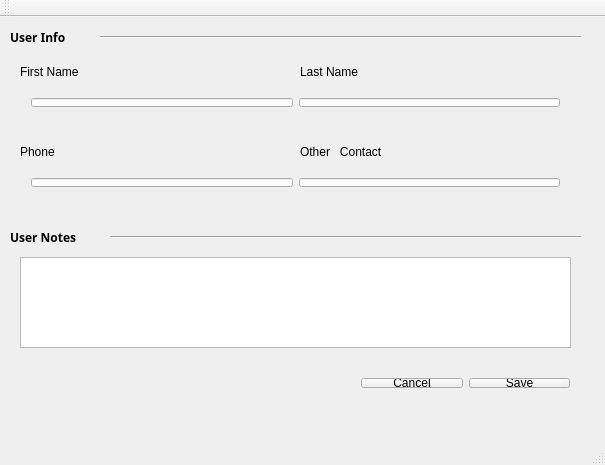
<?xml version="1.0" encoding="UTF-8"?>
<ui version="4.0">
 <class>MainWindow</class>
 <widget class="QMainWindow" name="MainWindow">
  <property name="geometry">
   <rect>
    <x>0</x>
    <y>0</y>
    <width>605</width>
    <height>465</height>
   </rect>
  </property>
  <property name="windowTitle">
   <string>MainWindow</string>
  </property>
  <widget class="QWidget" name="centralWidget">
   <widget class="Line" name="line">
    <property name="geometry">
     <rect>
      <x>100</x>
      <y>10</y>
      <width>481</width>
      <height>21</height>
     </rect>
    </property>
    <property name="orientation">
     <enum>Qt::Horizontal</enum>
    </property>
   </widget>
   <widget class="QLabel" name="label_2">
    <property name="geometry">
     <rect>
      <x>10</x>
      <y>10</y>
      <width>76</width>
      <height>20</height>
     </rect>
    </property>
    <property name="font">
     <font>
      <family>Ubuntu Mono</family>
      <weight>75</weight>
      <bold>true</bold>
     </font>
    </property>
    <property name="text">
     <string>User Info</string>
    </property>
   </widget>
   <widget class="QLabel" name="FirstNameLabel">
    <property name="geometry">
     <rect>
      <x>20</x>
      <y>40</y>
      <width>84</width>
      <height>29</height>
     </rect>
    </property>
    <property name="text">
     <string>First Name</string>
    </property>
   </widget>
   <widget class="QLabel" name="LastNameLabel">
    <property name="geometry">
     <rect>
      <x>300</x>
      <y>40</y>
      <width>82</width>
      <height>30</height>
     </rect>
    </property>
    <property name="text">
     <string>Last Name</string>
    </property>
   </widget>
   <widget class="QLabel" name="PhoneLabel">
    <property name="geometry">
     <rect>
      <x>20</x>
      <y>120</y>
      <width>85</width>
      <height>30</height>
     </rect>
    </property>
    <property name="text">
     <string>Phone         </string>
    </property>
   </widget>
   <widget class="QLabel" name="label_3">
    <property name="geometry">
     <rect>
      <x>10</x>
      <y>210</y>
      <width>91</width>
      <height>20</height>
     </rect>
    </property>
    <property name="font">
     <font>
      <family>Ubuntu Mono</family>
      <weight>75</weight>
      <bold>true</bold>
     </font>
    </property>
    <property name="text">
     <string>User Notes </string>
    </property>
   </widget>
   <widget class="Line" name="line_2">
    <property name="geometry">
     <rect>
      <x>110</x>
      <y>210</y>
      <width>471</width>
      <height>21</height>
     </rect>
    </property>
    <property name="orientation">
     <enum>Qt::Horizontal</enum>
    </property>
   </widget>
   <widget class="QPlainTextEdit" name="userNote">
    <property name="geometry">
     <rect>
      <x>20</x>
      <y>240</y>
      <width>551</width>
      <height>91</height>
     </rect>
    </property>
    <property name="font">
     <font>
      <pointsize>10</pointsize>
     </font>
    </property>
   </widget>
   <widget class="QLabel" name="OtherConcactLabel">
    <property name="geometry">
     <rect>
      <x>300</x>
      <y>120</y>
      <width>131</width>
      <height>30</height>
     </rect>
    </property>
    <property name="text">
     <string>Other   Contact      </string>
    </property>
   </widget>
   <widget class="QWidget" name="layoutWidget">
    <property name="geometry">
     <rect>
      <x>350</x>
      <y>350</y>
      <width>231</width>
      <height>32</height>
     </rect>
    </property>
    <layout class="QHBoxLayout" name="horizontalLayout_8">
     <item>
      <widget class="QPushButton" name="CancelButton">
       <property name="text">
        <string>Cancel</string>
       </property>
      </widget>
     </item>
     <item>
      <widget class="QPushButton" name="SaveButton">
       <property name="text">
        <string>Save</string>
       </property>
      </widget>
     </item>
    </layout>
   </widget>
   <widget class="QWidget" name="layoutWidget">
    <property name="geometry">
     <rect>
      <x>20</x>
      <y>70</y>
      <width>551</width>
      <height>31</height>
     </rect>
    </property>
    <layout class="QHBoxLayout" name="horizontalLayout_6">
     <item>
      <layout class="QHBoxLayout" name="horizontalLayout_5">
       <item>
        <widget class="QLineEdit" name="FirstName">
         <property name="font">
          <font>
           <pointsize>10</pointsize>
          </font>
         </property>
        </widget>
       </item>
      </layout>
     </item>
     <item>
      <layout class="QHBoxLayout" name="horizontalLayout_2">
       <item>
        <widget class="QLineEdit" name="LastName">
         <property name="font">
          <font>
           <pointsize>10</pointsize>
          </font>
         </property>
        </widget>
       </item>
      </layout>
     </item>
    </layout>
   </widget>
   <widget class="QWidget" name="layoutWidget">
    <property name="geometry">
     <rect>
      <x>20</x>
      <y>150</y>
      <width>551</width>
      <height>31</height>
     </rect>
    </property>
    <layout class="QHBoxLayout" name="horizontalLayout_7">
     <item>
      <layout class="QHBoxLayout" name="horizontalLayout_4">
       <item>
        <widget class="QLineEdit" name="Phone">
         <property name="font">
          <font>
           <pointsize>10</pointsize>
          </font>
         </property>
        </widget>
       </item>
      </layout>
     </item>
     <item>
      <layout class="QHBoxLayout" name="horizontalLayout_3">
       <item>
        <widget class="QLineEdit" name="OtherContact">
         <property name="font">
          <font>
           <pointsize>10</pointsize>
          </font>
         </property>
        </widget>
       </item>
      </layout>
     </item>
    </layout>
   </widget>
   <zorder>layoutWidget</zorder>
   <zorder>layoutWidget</zorder>
   <zorder>layoutWidget</zorder>
   <zorder>line</zorder>
   <zorder>label_2</zorder>
   <zorder>label_3</zorder>
   <zorder>line_2</zorder>
   <zorder>userNote</zorder>
   <zorder>PhoneLabel</zorder>
   <zorder>FirstNameLabel</zorder>
   <zorder>LastNameLabel</zorder>
   <zorder>OtherConcactLabel</zorder>
  </widget>
  <widget class="QMenuBar" name="menuBar">
   <property name="geometry">
    <rect>
     <x>0</x>
     <y>0</y>
     <width>605</width>
     <height>28</height>
    </rect>
   </property>
  </widget>
  <widget class="QToolBar" name="mainToolBar">
   <attribute name="toolBarArea">
    <enum>TopToolBarArea</enum>
   </attribute>
   <attribute name="toolBarBreak">
    <bool>false</bool>
   </attribute>
  </widget>
  <widget class="QStatusBar" name="statusBar"/>
 </widget>
 <layoutdefault spacing="6" margin="11"/>
 <resources/>
 <connections/>
</ui>
